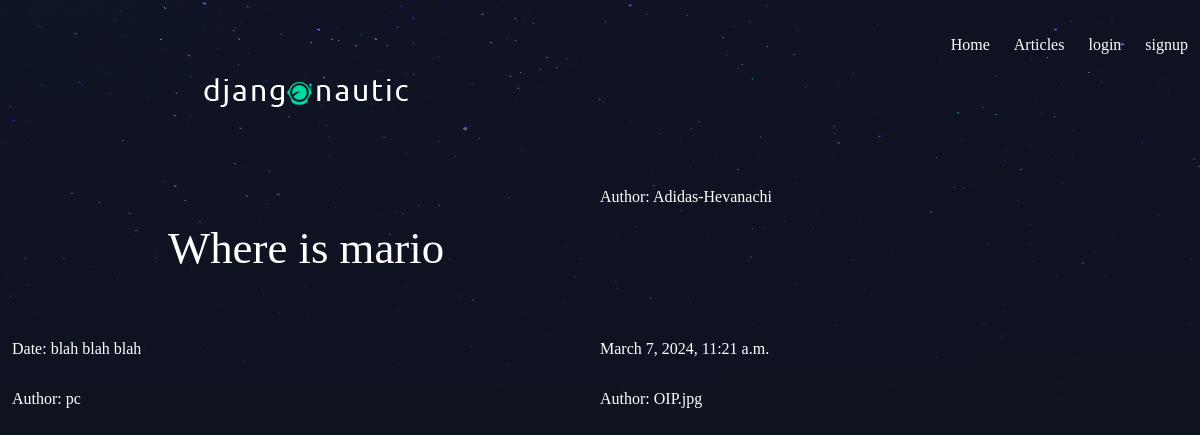
The app's page /article/1/ with its own data.
### base/models.py (models this page shows, shortened)
class Article(models.Model):
    title = models.CharField(max_length=200)
    slug = models.SlugField(unique=True, max_length=200)
    content = models.TextField()
    date_published = models.DateTimeField(default=timezone.now)
    thumb = models.ImageField(default='default.png', blank=True)
    author = models.ForeignKey(User, default = None, on_delete = models.CASCADE)

### base/views.py (the view)
# urls.py: path('article/<int:article_id>/', views.article_detail, name='article_detail'),
def article_detail(request,article_id,  *args, **kwargs):
    article = get_object_or_404(Article, pk = article_id)
    return render(request, 'base/article_detail.html', {'article':article})

### base/templates/base/article_detail.html
{% extends 'base.html' %}
{% block content %}
    <h1>{{ article.title }}</h1>
    <p>Author: {{ article.slug }}</p>
    <p>Date: {{ article.content }}</p>
    <p>{{ article.date_published }}</p>
    <p>Author: {{ article.author }}</p>
    <p>Author: {{ article.thumb }}</p>
{% endblock %}

### assets/style.css (style rules this page uses)
body { background-color: #0f121f; background-image: url(stars.png); background-repeat: no-repeat; color: #fff; margin: 0; padding: 0; }
body * { font-family: Ubuntu; }
h1, h2, h3, h4, h5 { font-weight: normal; margin: 0; }
.wrapper h1 { text-align: center; margin: 50px auto; font-size: 2.8em; }

### records on screen
Article: title "Where is mario", slug "Adidas-Hevanachi", content "blah blah blah", date_published "March 7, 2024, 11:21 a.m.", author "pc", thumb "OIP.jpg"
